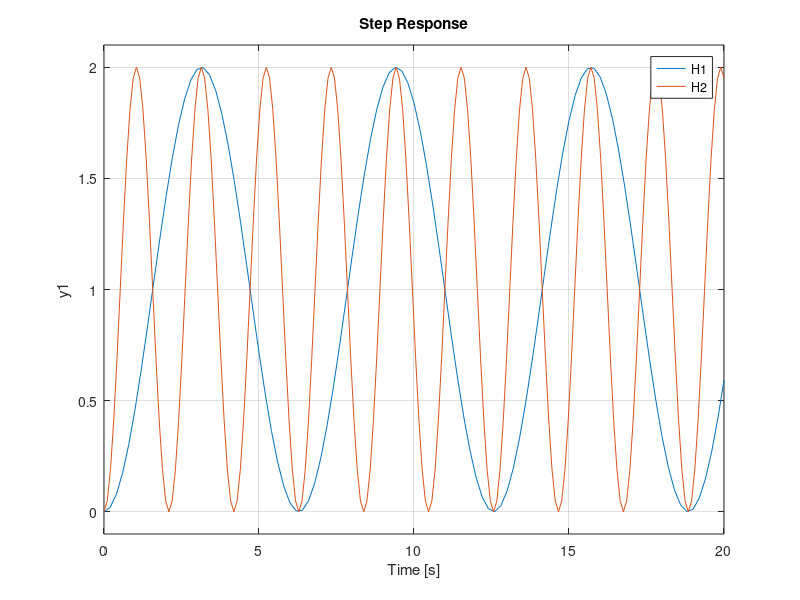
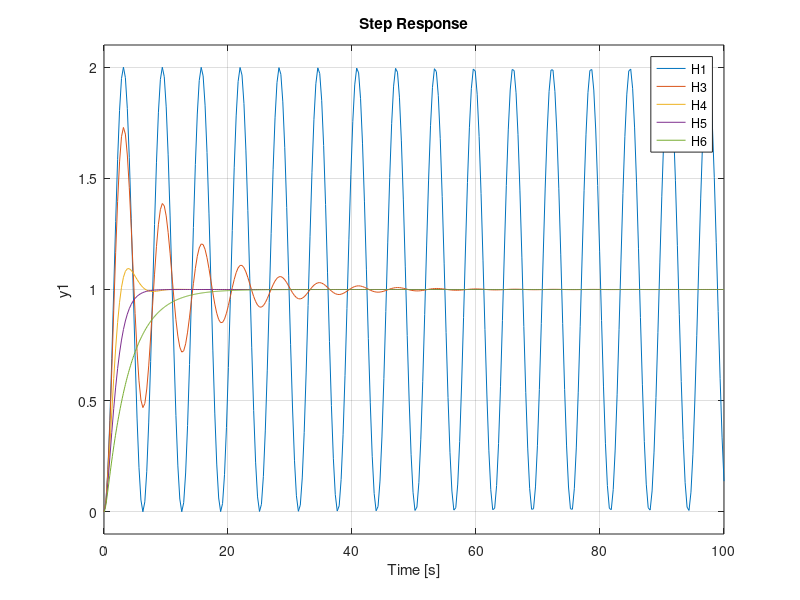
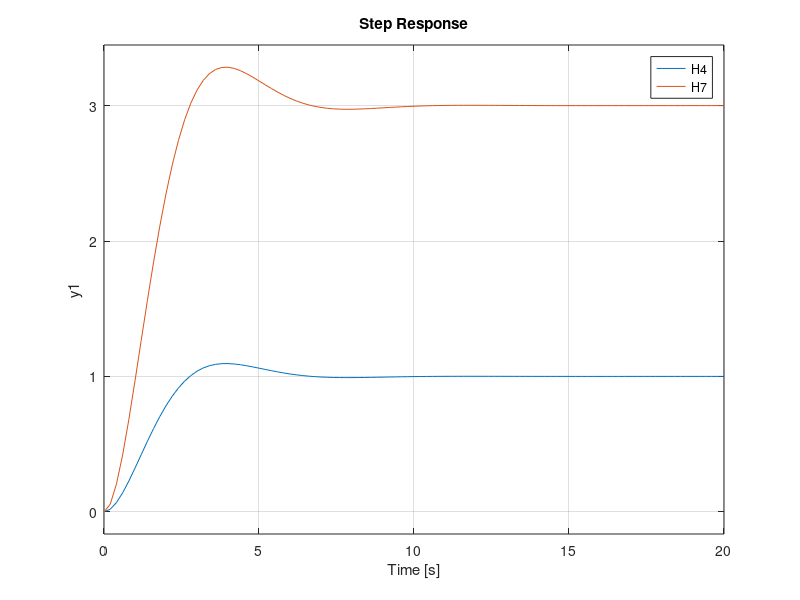

MATLAB code to generate these figures, in order:
% Problema 2

% i
k = 1;
wn = 1;
zeta = 0;
H1 = tf(k*wn^2, [1 2*zeta*wn wn^2]);

% ii
k = 1;
wn = 3;
zeta = 0;
H2 = tf(k*wn^2, [1 2*zeta*wn wn^2]);

figure
step(H1, H2, 20);

% iii
k = 1;
wn = 1;
zeta = 0.1;
H3 = tf(k*wn^2, [1 2*zeta*wn wn^2]);

% iv
k = 1;
wn = 1;
zeta = 0.6;
H4 = tf(k*wn^2, [1 2*zeta*wn wn^2]);

% v
k = 1;
wn = 1;
zeta = 1;
H5 = tf(k*wn^2, [1 2*zeta*wn wn^2]);

% vi
k = 1;
wn = 1;
zeta = 2;
H6 = tf(k*wn^2, [1 2*zeta*wn wn^2]);

figure 
step(H1, H3, H4, H5, H6, 100);

% vii
k = 3;
wn = 1;
zeta = 0.6;
H7 = tf(k*wn^2, [1 2*zeta*wn wn^2]);

figure
step(H4, H7, 20);